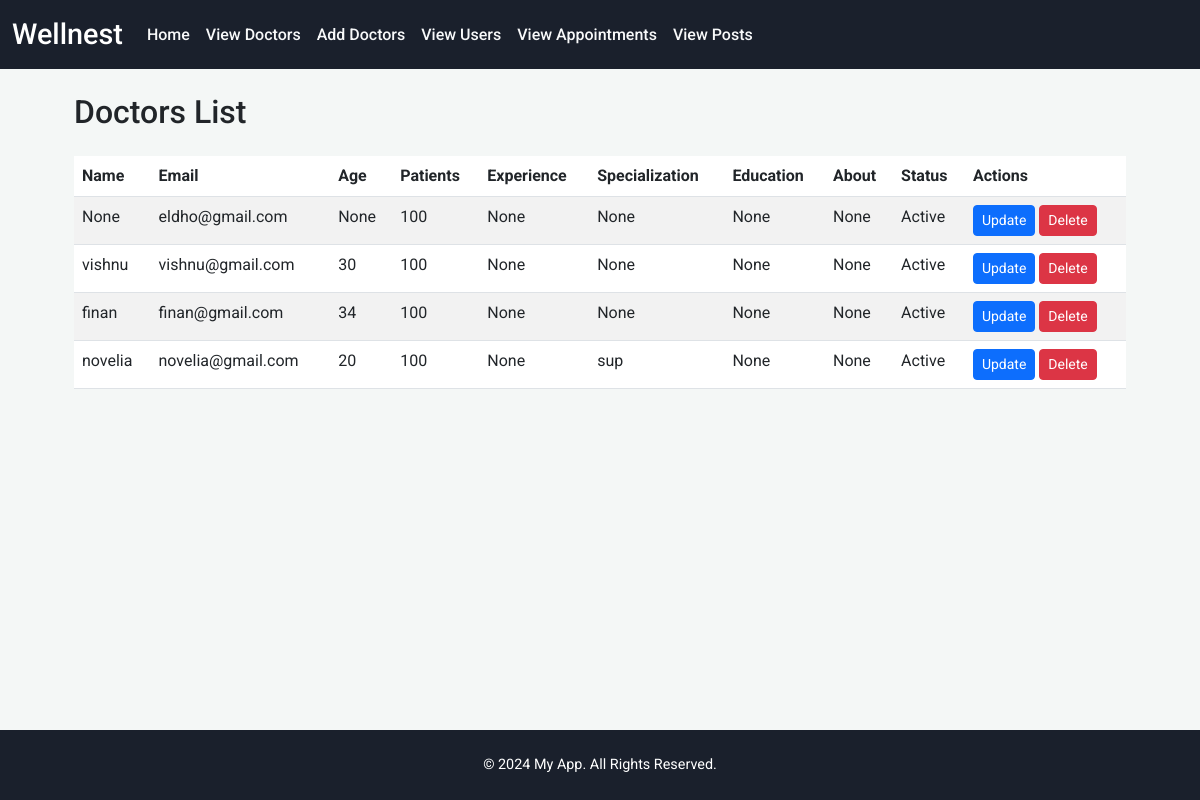
The page /viewdoctors on the database its author committed.
### Home/models.py (models this page shows)
class Doctor(models.Model):
    email = models.EmailField(primary_key=True)
    password = models.CharField( max_length=128)
    name = models.CharField(max_length=255, blank=True, null=True)
    age = models.PositiveIntegerField( blank=True, null=True)
    patents = models.PositiveIntegerField( blank=True, null=True,default=100)
    experence = models.CharField( max_length=128,blank=True, null=True)
    rating = models.IntegerField(default=1)
    specialization = models.CharField( max_length=255, blank=True, null=True)
    education = models.CharField( max_length=255, blank=True, null=True)
    about = models.CharField(blank=True, null=True,max_length=255)
    ProfileUpdated=models.IntegerField(default=0)
    status=models.IntegerField(default=1)

### Admin/views.py (the view)
# urls.py: path('viewdoctors', views.viewdoctors, name='viewdoctors'),
def viewdoctors(request):
    doctors = Doctor.objects.all()
    return render(request, 'viewdoctors.html', {'doctors': doctors})

### Templates/viewdoctors.html (shortened to what this page needs)
{% extends 'base.html' %}
{% block content %}
<div class="container mt-4">
    <h2 class="mb-4">Doctors List</h2>
    <table class="table table-striped">
        <thead>
            <tr>
                <th>Name</th>
                <th>Email</th>
                <th>Age</th>
                <th>Patients</th>
                <th>Experience</th>
                <th>Specialization</th>
                <th>Education</th>
                <th>About</th>
                <th>Status</th>
                <th>Actions</th>
            </tr>
        </thead>
        <tbody>
            {% for doctor in doctors %}
                <tr>
                    <td>{{ doctor.name }}</td>
                    <td>{{ doctor.email }}</td>
                    <td>{{ doctor.age }}</td>
                    <td>{{ doctor.patents }}</td>
                    <td>{{ doctor.experence }}</td>
                    <td>{{ doctor.specialization }}</td>
                    <td>{{ doctor.education }}</td>
                    <td>{{ doctor.about }}</td>
                    <td>{{ doctor.status|yesno:"Active,Inactive" }}</td>
                    <td>
                        <a href="{% url 'Admin:update_doctor' email=doctor.email %}" class="btn btn-primary btn-sm">Update</a>
                        <form action="{% url 'Admin:delete_doctor' email=doctor.email %}" method="POST" style="display:inline-block;">
                            <button type="submit" class="btn btn-danger btn-sm" onclick="return confirm('Are you sure you want to delete this doctor?')">Delete</button>
                        </form>
                    </td>
                </tr>
            {% empty %}
                <tr>
                    <td colspan="11" class="text-center">No doctors available.</td>
                </tr>
            {% endfor %}
        </tbody>
    </table>
</div>
{% endblock %}

### Templates/base.html (shortened to what this page needs)
<!DOCTYPE html>
<html lang="en">
<head>
    <link href="https://cdn.jsdelivr.net/npm/bootstrap@5.3.0/dist/css/bootstrap.min.css" rel="stylesheet">
</head>
<body>
    <nav class="navbar navbar-expand-lg navbar-dark">
        <div class="container-fluid">
            <a class="navbar-brand" href="#">Wellnest</a>
            <div class="collapse navbar-collapse" id="navbarNav">
                <ul class="navbar-nav">
                    <li class="nav-item">
                        <a class="nav-link" href={% url "Admin:home" %}>Home</a>
                    </li>
                    <li class="nav-item">
                        <a class="nav-link" href="{% url "Admin:viewdoctors" %}">View Doctors</a>
                    </li>
                    <li class="nav-item">
                        <a class="nav-link" href="{% url "Admin:adddoctor" %}">Add Doctors</a>
                    </li>
                    <li class="nav-item">
                        <a class="nav-link" href="{% url "Admin:viewusers" %}">View Users</a>
                    </li>
                    <li class="nav-item">
                        <a class="nav-link" href="{% url "Admin:viewappoiments" %}">View Appointments</a>
                    </li>
                    <li class="nav-item">
                        <a class="nav-link" href="{% url "Admin:FetchPosts" %}">View Posts</a>
                    </li>
                </ul>
            </div>
        </div>
    </nav>
    <div class="container mt-4">
        {% block content %}{% endblock %}
    </div>
    <footer class="footer">
        <p>&copy; 2024 My App. All Rights Reserved.</p>
    </footer>
</body>
</html>

### Templates/base.html (style rules this page uses)
body { background-color: #f4f7f6; font-family: 'Roboto', sans-serif; margin: 0; padding: 0; }
.navbar { background-color: #1a202c; color: white; }
.navbar-brand { font-size: 1.8rem; font-weight: 500; }
.nav-link { font-weight: 500; color: #f8f9fa !important; transition: color 0.3s ease; }
.container { max-width: 1100px; margin-top: 30px; }
.footer { background-color: #1a202c; color: white; text-align: center; padding: 1.5rem 0; position: fixed; bottom: 0; left: 0; width: 100%; }
.footer p { margin: 0; font-size: 0.9rem; }

### rows shown on the page
Doctor: name "None", email "eldho@gmail.com", age "None", patents "100", experence "None", specialization "None", education "None", about "None", status "Active"
Doctor: name "vishnu", email "vishnu@gmail.com", age "30", patents "100", experence "None", specialization "None", education "None", about "None", status "Active"
Doctor: name "finan", email "finan@gmail.com", age "34", patents "100", experence "None", specialization "None", education "None", about "None", status "Active"
Doctor: name "novelia", email "novelia@gmail.com", age "20", patents "100", experence "None", specialization "sup", education "None", about "None", status "Active"
